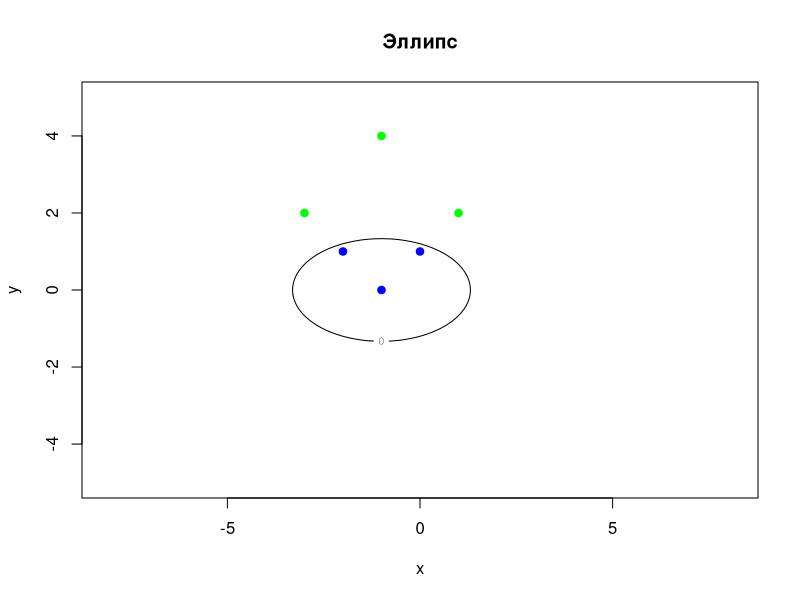

Reproduce this figure in R.
plugin <- function(Py, lambda, n, m, mu, sigma, point) {
  
  point <- as.numeric(point)
  
  p <- rep(0, m)
  
  for (i in 1:m) {
    
    p[i] <- Py[i] * lambda[i]
    
    S <- matrix(0, n, n)
    for (i1 in 1:n) {
      for (i2 in 1:n) {
        
        S[i1, i2] <- sigma[i1, i2 + (i - 1) * n]
        
      }
    }
    
    p[i] <- p[i] *  exp(-(1/2) * t(point - mu[i, ]) %*% solve(S) %*% (point - mu[i, ])) / sqrt((2 * pi)^n * det(S))
    
  }
  
  return(classes[which.max(p)])
  
}


set <- matrix(0, 6, 3)

set[1, ] <- c(as.numeric(-2), as.numeric(1), "blue")
set[2, ] <- c(as.numeric(-1), as.numeric(0), "blue")
set[3, ] <- c(as.numeric(0), as.numeric(1), "blue")
set[4, ] <- c(as.numeric(-1), as.numeric(4), "green")
set[5, ] <- c(as.numeric(-3), as.numeric(2), "green")
set[6, ] <- c(as.numeric(1), as.numeric(2), "green")

row <- dim(set)[1]
col <- dim(set)[2]

# количество признаков и количество классов
n <- col - 1
num_classes <- table(set[ , n + 1])
m <- dim(num_classes)

classes <- unique(set[, n + 1])

lambda <- c(1, 1)
P <- rep((1/m), m)

mu <- matrix(0, m, n)
sigma <- matrix(0, n, n * m)

# вычисление матожидания 
for (i in 1:m) {
  for (j in 1:n) {
    
    mu[i, j] <- mean(as.numeric(set[set[, n + 1] == classes[i], ][ , j]))
    
  }
}


print(mu)

temp <- rep(0, n)

# вычисление дисперсии
for (k in 1:m){
  
  subset <- set[set[, n + 1] == classes[k], ][ , ]
  l <- 3
  for (j in 1:l){
    for (i in 1:n) {
      temp[i] <- as.numeric(subset[j, i]) - mu[k, i] 
    }
    
    S <- temp %*% t(temp)
    
    for (i1 in 1:n) {
      for (i2 in 1:n) {
        
        sigma[i1, i2 + (k - 1) * n] <- sigma[i1, i2 + (k - 1) * n] + S[i1, i2]
        
        
      }
    }
    
  }
  
  for (i1 in 1:n) {
    for (i2 in 1:n) {
      
      sigma[i1, i2 + (k - 1) * n] <- sigma[i1, i2 + (k - 1) * n] / (l - 1)
      
    }
  }
  
}

print(sigma)



plot(
  as.numeric(set[ , 1]), as.numeric(set[ , 2]), 
  pch = 21, bg = set[, 3], col = set[, 3],
  xlab = "x", ylab = "y",
  main = "Эллипс",
  xlim = c(-5, 5), ylim = c(-5, 5),
  asp = 1
)


x = seq(-50, 50, 0.1)
y = seq(-50, 50, 0.1)
for (i in 1:m) {
  for (j in (i + 1):m) {
    if (j > m) break
    
    form = function(x,y,mu,S) {
      a = S[1,1]
      b = S[1,2]
      c = S[2,1]
      d = S[2,2]
      a*x*x + (b+c)*x*y + d*y*y + 
        (-2*a*mu[1]-b*mu[2]-c*mu[2])*x +
        (-b*mu[1]-c*mu[1]-2*d*mu[2])*y +
        (a*mu[1]*mu[1]+(b+c)*mu[1]*mu[2]+d*mu[2]*mu[2])
    }
    
    z = outer(x,y,function(x,y) 
      form(x,y,mu[i, ],solve(sigma[ , ((i - 1) * n + 1):(i * n)])) -
        form(x,y,mu[j, ],solve(sigma[ , ((j - 1) * n + 1):(j * n)]))
    )
    contour(x,y,z,levels=0,add=T)
  }
}

